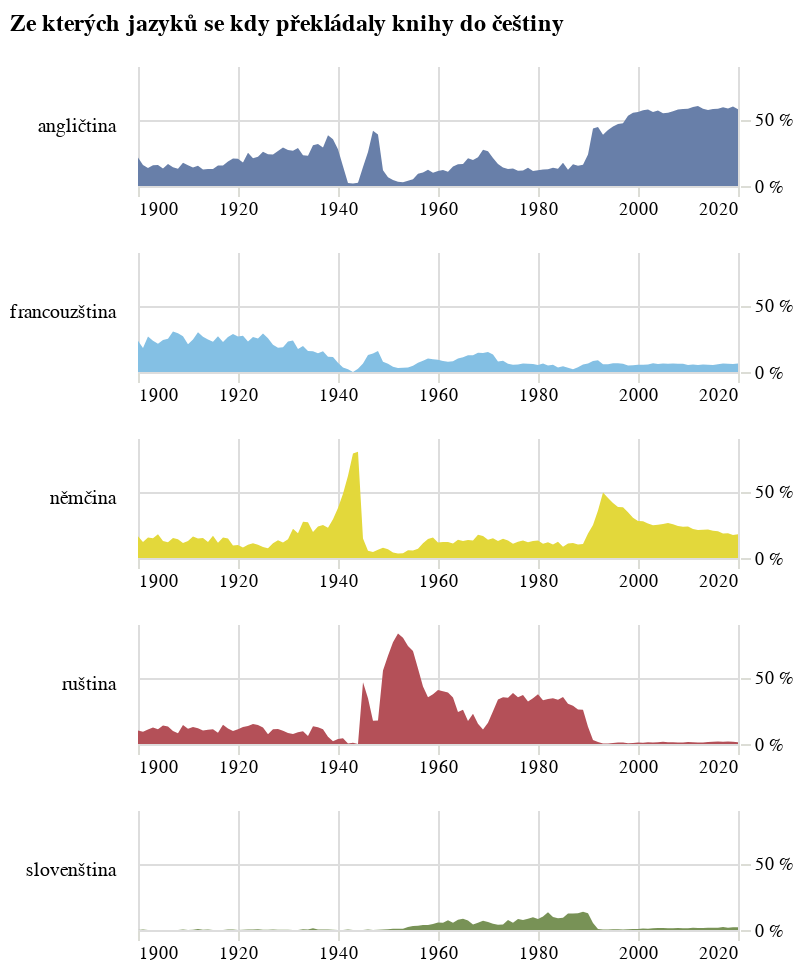

Notebook source saved alongside this figure:
### Code cell
podily_faceted = alt.Chart(preklady_po_jazycich.to_pandas(), title={'text': titulek}, width=300).mark_area().encode(
    alt.X("rok:T", 
          title=None,
          axis=alt.Axis(domainOpacity=0, tickColor='#DCDDD6')
    ),
    alt.Y('podíl:Q', 
          axis=alt.Axis(labelExpr="datum.label * 100 + ' %'", orient='right', domainOpacity=0, tickColor='#DCDDD6'), 
          title=None
    ),
    alt.Color("jazyk:N", 
              scale=alt.Scale(range=['#687fa9','#84c0e4','#e3d83b','#b45058','#789256','#E0DAB5',]), ## '# ['#a7ddd6','#001f80','#e6e6e4','#e5db00','#e49996','#9cc002']), 
              title=None, 
              legend=None
    ),
    row=alt.Row(
        "jazyk:N", 
        title=None, 
        spacing=15, 
        header=alt.Header(labelAngle=0, labelAlign='left', labelAnchor='middle', labelFont='Asap')
    )
).resolve_axis(
    x='independent'
).properties(height=60, width=300).configure_view(stroke='transparent')

podily_faceted

### Figure 1 — Vega-Lite specification as saved in the notebook (floating-point values rounded to 4 significant figures; data arrays with more than 128 entries replaced by an {"elided": "..."} marker saying what was removed)
{"config": {"title": {"font": "Noticia Text", "fontSize": 12, "anchor": "start", "lineHeight": 19, "fontWeight": "bolder", "subtitleFont": "Noticia Text", "subtitleFontSize": 10, "subtitleLineHeight": 15, "subtitlePadding": 10, "dy": -10}, "axis": {"labelFont": "Asap", "titleFont": "Asap", "fontWeight": "lighter", "titleFontWeight": "lighter", "labelFontSize": 9, "titleFontSize": 9, "labelPadding": 2, "titlePadding": 9, "domainOpacity": 0, "tickColor": "#DCDDD6"}, "legend": {"labelFont": "Asap", "labelFontWeight": "normal", "titleFont": "Asap", "titleFontWeight": "normal", "labelFontSize": 9, "titleFontSize": 9}, "view": {"stroke": "transparent"}}, "data": {"name": "data-04eb368f04a194a3bfffa3590c95ddd3"}, "mark": {"type": "area"}, "encoding": {"color": {"field": "jazyk", "legend": null, "scale": {"range": ["#687fa9", "#84c0e4", "#e3d83b", "#b45058", "#789256", "#E0DAB5"]}, "title": null, "type": "nominal"}, "row": {"field": "jazyk", "header": {"labelAlign": "left", "labelAnchor": "middle", "labelAngle": 0, "labelFont": "Asap"}, "spacing": 15, "title": null, "type": "nominal"}, "x": {"axis": {"domainOpacity": 0, "tickColor": "#DCDDD6"}, "field": "rok", "title": null, "type": "temporal"}, "y": {"axis": {"domainOpacity": 0, "labelExpr": "datum.label * 100 + ' %'", "orient": "right", "tickColor": "#DCDDD6"}, "field": "podíl", "title": null, "type": "quantitative"}}, "height": 60, "resolve": {"axis": {"x": "independent"}}, "title": {"text": "Ze kterých jazyků se kdy překládaly knihy do češtiny"}, "width": 300, "$schema": "https://vega.github.io/schema/vega-lite/v5.8.0.json", "datasets": {"data-04eb368f04a194a3bfffa3590c95ddd3": {"elided": "582 records"}}}
